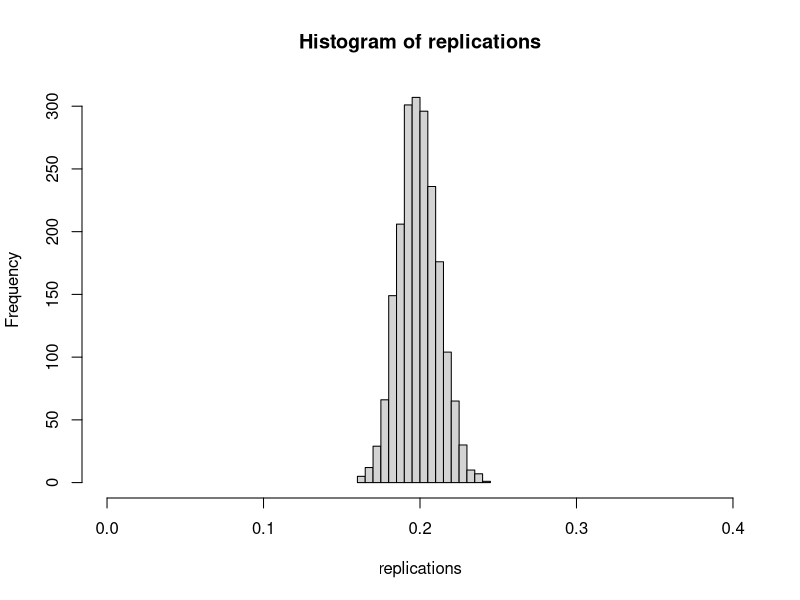
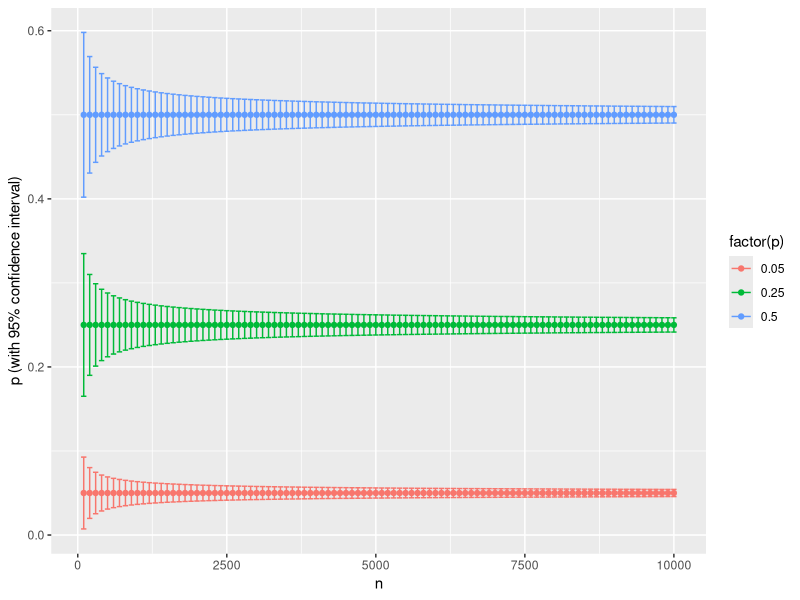
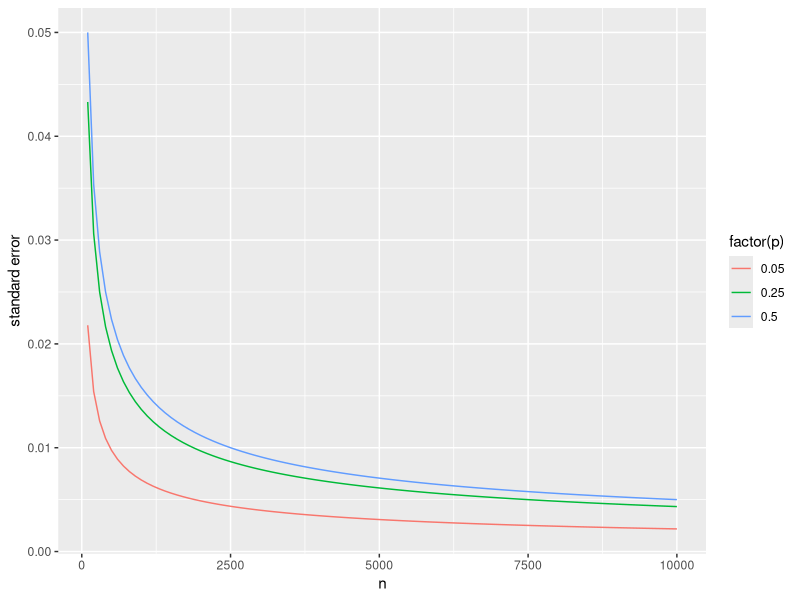
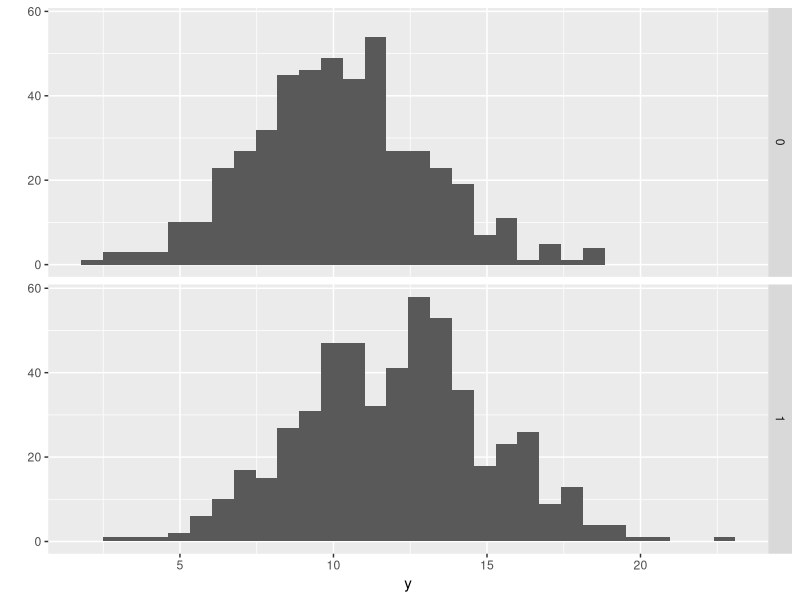
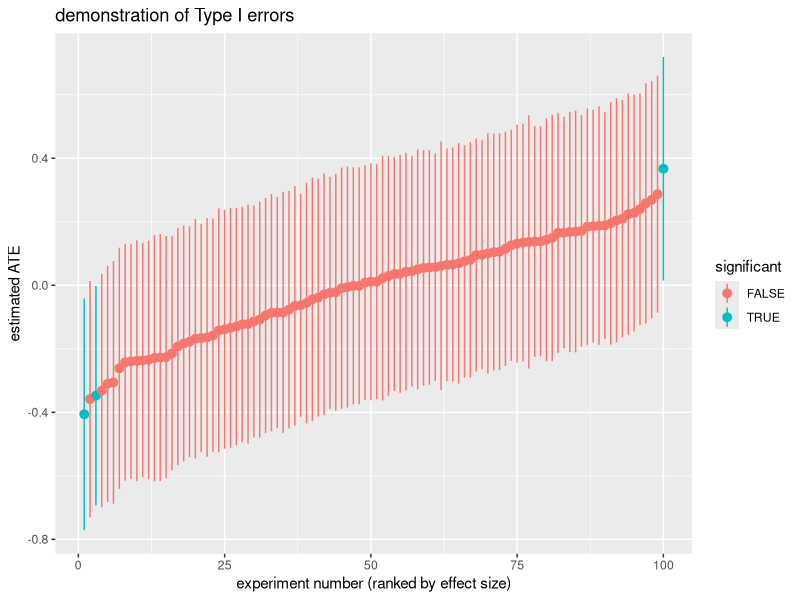
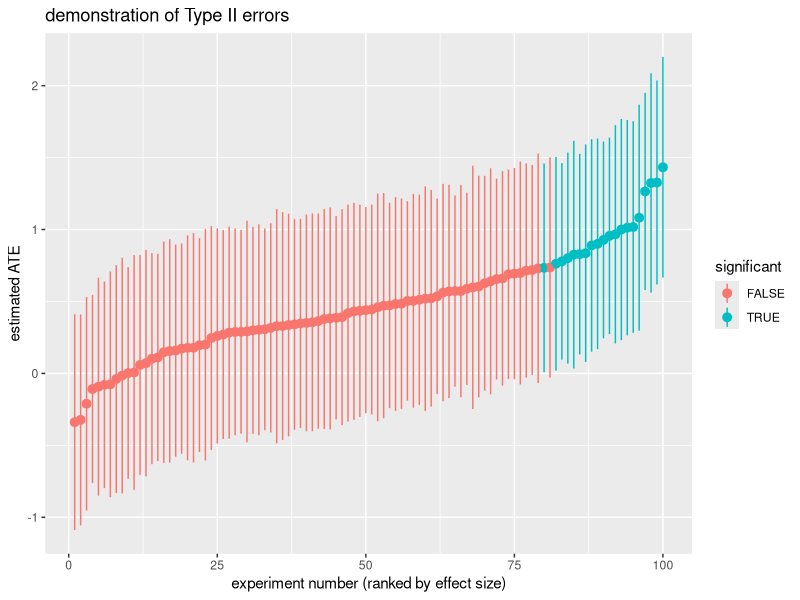

Source code (R) for these figures, in order:
# Last updated May 29 2014, 11:09pm PST.

# First time users: install packages by uncommenting the following line.
#install.packages('plyr', 'dplyr', 'ggplot2', 'foreach', 'lmtest', 'sandwich', 'Hmisc', 'data.table')

library('plyr')
library('dplyr')
library('ggplot2')
library('foreach')
library('lmtest')
library('sandwich')
library('Hmisc')
library('data.table')

options(digits=3)

#######################################################
##### Sampling distributions and standard errors ######
#######################################################

# In an experiment we're interested in the difference of two averages.
# Our certainty about the value of an average depends on the number of
# samples we have. For example, consider the mean of a bernoulli random
# variable.

N <- 1e3
p <- 0.2
num.replications <- 2000
replications <- replicate(num.replications, mean(rbinom(N, 1, p)))
# replications <- rbinom(N, num.replications, p)/num.replications  # equivalently?
est.p <- mean(replications)
hist(replications, xlim=c(0,0.4))

# The above plot is called the sampling distribution.
# The standard error is the standard deviation of the sampling distribution.

# 95% of our estimates of p fall within this range:
quantile(replications, c(0.025, 0.975))

# for large sample sizes, we can approximate this using the following
se = sqrt(est.p*(1-est.p)/N)        # normal approximation
c(est.p - 1.96*se, est.p + 1.96*se) # norm approx 95% CI

se = sd(replications)
c(est.p - 1.96*se, est.p + 1.96*se)


# let's construct the confidence intervals for p for a few values of p, N
d <- expand.grid(p=c(0.05, 0.25, 0.5), n=seq(100, 1e4, 100))
d <- mutate(d, se=sqrt(p*(1-p)/n))
qplot(n, p, data=d, color=factor(p), ylab='p (with 95% confidence interval)') + geom_errorbar(aes(ymin=p-1.96*se, ymax=p+1.96*se))

# you can see that the standard error rapidly diminishes with N
qplot(n, se, data=d, color=factor(p), geom='line', ylab='standard error')



##################################################################
##### Confidence intervals for an average treatment effect #######
##################################################################

# Let's consider an experiment an experiment with a binary treatment, D.

N <- 1e3
ate <- 2.0
my.experiment <- data.frame(y0=rnorm(N, mean=10, sd=3), D=rbinom(N, 1, 0.5))
my.experiment <- mutate(my.experiment, y1=y0+ate, y=D*y1 + (1-D)*y0)
qplot(y, geom='histogram', data=my.experiment, facets=D~.)

# We can compute the difference in means
treated.subjects <- subset(my.experiment, D==1)
control.subjects <- subset(my.experiment, D==0)
mean(treated.subjects$y) - mean(control.subjects$y)

# ??????????????? Compute CIs via t.test
t.test(treated.subjects, control.subjects)

# or via linear regression
m <- lm(y ~ D, data=my.experiment)
summary(m)
# take the SE for D, multiply by 1.96, e.g.,
est.ate <- coeftest(m)['D', 'Estimate']
est.se <- coeftest(m)['D', 'Std. Error']

c(est.ate-1.96*est.se, est.ate+1.96*est.se)


# Here is a function that returns confidence intervals for a binary
# treatment D.

get.ci <- function(experiment) {
  t <- coeftest(lm(y ~ D, data=experiment))
  est.ate <- t['D', 'Estimate']
  est.se <- t['D', 'Std. Error']
  p.value <- t['D', 'Pr(>|t|)']
  return(list(est.ate=est.ate, est.se=est.se, p.value=p.value))
}

get.ci(my.experiment)

# The above is just one way of obtaining confidence intervals, and it
# should work well for reasonably large N for any type of data.


#################################################
##### Type I, Type II, and Type M Errors  #######
#################################################

# To investigate the variation we get when repeating a hypothetical experiment
# multiple times, we simulate. Here is one simple simulation where the potential
# outcome under the control is norm(10,3), an additive treatment effect of 'ate'.
# Subjects are assigned to the treatment condition (D) with equal probability.
# The function finally returns a dataframe with a row for each subject, her
# potential outcomes, treatment status, and observed outcome.

run.trial <- function(n, ate) {
  my.experiment <- data.frame(
    y0=rnorm(n, mean=10, sd=3))
  mutate(my.experiment,
    y1=y0 + ate,
    D=rbinom(n, 1, 0.5),
    y=D*y1 + (1-D)*y0)
}

run.trial(n=8, ate=5)

# This function runs an experiment multiple times (num.replications),
# and generates a dataframe containing estimates of the treatment effects and
# standard errors for each experiment, sorted by the size of the effect.
replicate.experiment <- function(n, ate, num.replications=100) {
  # Note: you can parallelize this process below by using %dopar% if
  # you have the 'doMC' package installed.
  exps <- foreach(replication=1:num.replications, .combine=rbind) %do% {
  	as.data.frame(get.ci(run.trial(n, ate)))
  }
  exps <- exps[order(exps$est.ate),]
  exps <- mutate(exps,
    rank=1:nrow(exps),
    significant=sign(est.ate-1.96*est.se)==sign(est.ate+1.96*est.se)
  )
}

#####
# Type I error: detecting a "statistically significant" effect when
# there is no effect.

# run 100 trials of an experiment with no ATE
null.experiments <- replicate.experiment(n=1e3, ate=0.0, num.replications=100)

# plot the results of the experiments, rank-ordered by effect size, along
# with their confidence intervals. Experiments that are "significant" have
# confidence intervals that do not cross zero and are highlighted in blue.
qplot(rank, est.ate, data=null.experiments, color=significant,
  xlab='experiment number (ranked by effect size)', ylab='estimated ATE',
  main='demonstration of Type I errors') +
  geom_pointrange(aes(ymin=est.ate-1.96*est.se, ymax=est.ate+1.96*est.se)) +
  geom_point()

# This is the Type I error rate, and it is 0.05 because we use an
# appropriate method for computing confidence intervals.
mean(null.experiments$significant)

# exercise: use R to show that the above is not significantly different than 0.05

### Type II errors

# this experiment has a true effect of +0.5 (out of an average, 10)
sad.experiments <- replicate.experiment(n=250, ate=0.5, num.replications=100)

# plot the results of the experiments, rank-ordered by effect size, along
# with their confidence intervals. Experiments that are "significant" have
# confidence intervals that do not cross zero and are highlighted in blue.
qplot(rank, est.ate, data=sad.experiments, color=significant,
  xlab='experiment number (ranked by effect size)', ylab='estimated ATE',
  main='demonstration of Type II errors') +
  geom_pointrange(aes(ymin=est.ate-1.96*est.se, ymax=est.ate+1.96*est.se)) +
  geom_point()

# Fraction of experiments that are statistically significant.
# This is called the statistical power of the experiment.
mean(sad.experiments$significant)

### Type M errors

# when experiments are underpowered, only reporting on significant experiments
# can massively overstate effects.
with(subset(sad.experiments, significant==TRUE), mean(est.ate))
